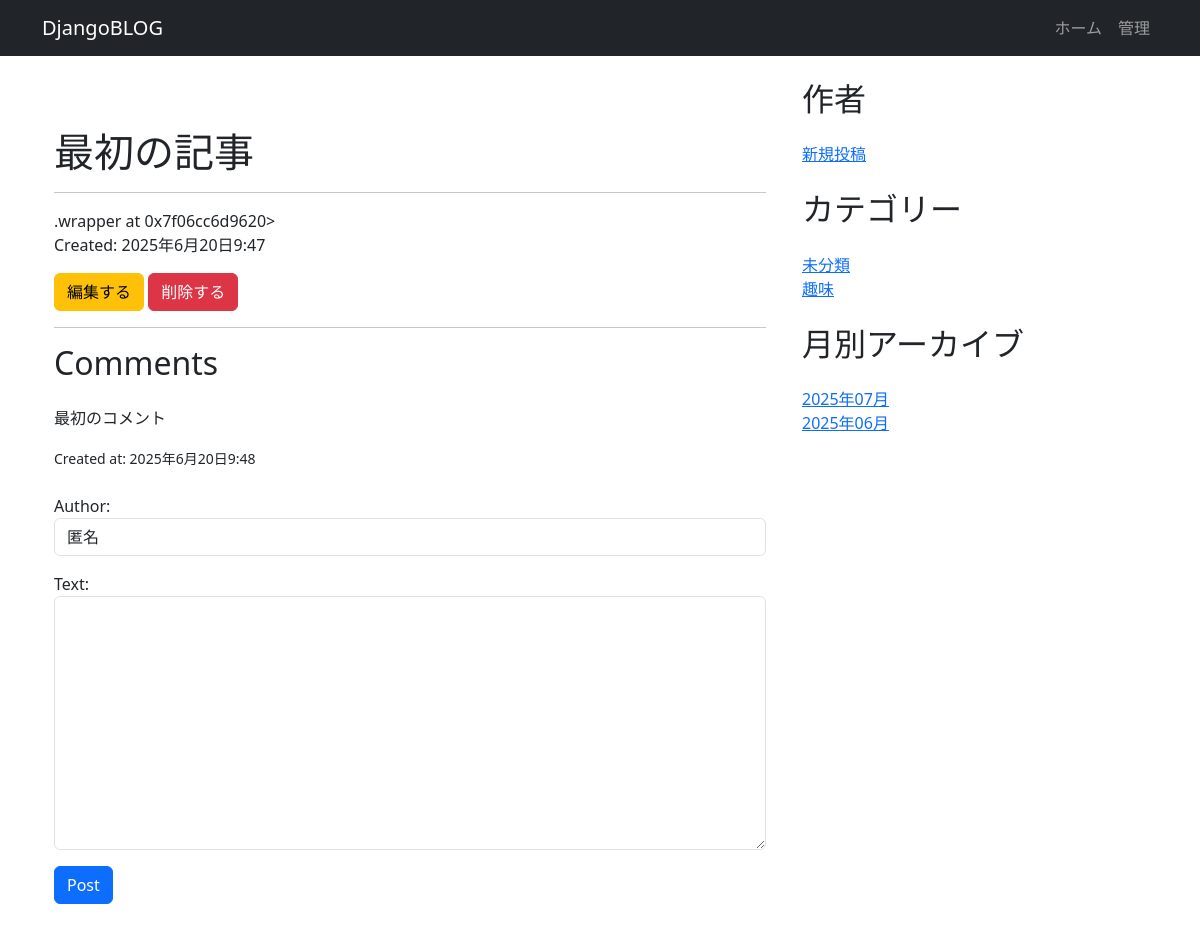
The app's page /post/1/ with its own data.
### app/models.py (models this page shows, shortened)
class Post(models.Model):
    title = models.CharField(max_length=255)
    content = MarkdownxField()
    created_at = models.DateTimeField(auto_now_add=True)
    updated_at = models.DateTimeField(auto_now=True)
    thumbnail = models.ImageField(upload_to='images/', null=True, blank=True) #追加
    categories = models.ForeignKey(Category, on_delete=models.SET_DEFAULT, related_name='posts', default=1)
    def get_text_markdownx(self):
        return mark_safe(markdownify(self.content))

class Comment(models.Model):
    post = models.ForeignKey(Post, on_delete=models.CASCADE, related_name='comments')
    author = models.CharField(max_length=50, blank=True, default='匿名')
    text = models.TextField()
    created_at = models.DateTimeField(auto_now_add=True)
    approved_comment = models.BooleanField(default=False)

class Category(models.Model):
    name = models.CharField(max_length=255)
    slug = models.SlugField(unique=True, max_length=255, null=True, blank=True)
    description = models.TextField(null=True, blank=True)
    created_at = models.DateTimeField(auto_now_add=True)
    updated_at = models.DateTimeField(auto_now=True)
    def __str__(self):
        return self.name

### app/views.py (the view, shortened to what this page needs)
# urls.py: path('post/<int:pk>/', PostDetail.as_view(), name='post_detail'),
class PostDetail(DetailView):
    model = Post
    def get_context_data(self, **kwargs):
        context = super().get_context_data(**kwargs)
        comments = self.object.comments.all()
        form = CommentForm()
        context.update({
            'comments': comments,
            'form': form,
        })
        context.update(get_common_data())
        return context

### app/forms.py
class CommentForm(forms.ModelForm):
    class Meta:
        model = Comment
        fields = ('author', 'text',)
        widgets = {
            'text': forms.Textarea(attrs={'class': 'form-control'}),
            'author': forms.TextInput(attrs={'class': 'form-control'}),
        }

### app/views.py (called while the page is built)
def get_common_data():
    category_list = Category.objects.all()
    post_month_list = Post.objects.dates('created_at', 'month', order='DESC')
    return {'category_list': category_list, 'post_month_list': post_month_list}

### app/templates/app/post_detail.html (shortened to what this page needs)
{% extends 'blog_base.html' %}
{% block content %}
  <div class="container my-5">
    <div class="row">
      <div class="col-md-12">
        <h1>{{ post.title }}</h1>
        <hr>
        <div class="markdownx">
            {{ post.get_text_markdownx | safe }}
            <p>Created: {{ post.created_at }}</p>
        </div>
        <a class="btn btn-warning mr-2" href="{% url 'post_edit' post.id %}">
          編集する
        </a>
        <a class="btn btn-danger" href="{% url 'post_delete' post.id %}">
          削除する
        </a>
        <hr>
        <h2>Comments</h2>
        <ul class="list-unstyled">
          {% for comment in comments %}
            <li class="media my-4">
              <div class="media-body">
                <p>{% if comment.approved_comment %}
                  {{ comment.text }}
                  {% else %}
                  管理人の承認待ちです
                  {% endif %}</p>
                <small>Created at: {{ comment.created_at }}</small>
              </div>
            </li>
          {% empty %}
            <li>No comments yet</li>
          {% endfor %}
        </ul>
        <form method="post">
          {{ form.as_p }}
          <button type="submit" class="btn btn-primary">Post</button>
        </form>
      </div>
    </div>
  </div>
{% endblock %}

### app/templates/blog_base.html (shortened to what this page needs)
{% load static %}
<!DOCTYPE html>
<html>
<head>
  <link href="https://cdn.jsdelivr.net/npm/bootstrap@5.3.0/dist/css/bootstrap.min.css" rel="stylesheet">
  <link rel="stylesheet" href="{% static 'css/blog.css' %}">
</head>
<body>
  <nav class="navbar navbar-expand-lg navbar-dark bg-dark">
    <div class="container">
    <a class="navbar-brand" href="{% url 'post_list' %}">DjangoBLOG</a>
    <ul class="navbar-nav">
      <li class="nav-item"><a class="nav-link" href="/">ホーム</a></li>
                    <li class="nav-item">
                        <a class="nav-link" href="/admin">管理</a>
                    </li>
    </ul>
    </div>
  </nav>
  <main class="container mb-4">
    <div class="row">
      <div class="col-md-8 mt-4">
        {% block content %}
        {% endblock %}
      </div>
      <div class="col-md-4 mt-4">
        <h2 class="mb-4">作者</h2>
        <ul class="list-unstyled mb-4">
            <li><a href="{% url 'add_form' %}">新規投稿</a></li>
        </ul>
        <h2 class="mb-4">カテゴリー</h2>
        <ul class="list-unstyled mb-4">
            {% for category_name in category_list %}
                <li><a href="{% url 'post_list_by_category' slug=category_name.slug %}">{{ category_name }}</a></li>
            {% endfor %}
        </ul>
        <h2 class="mb-4">月別アーカイブ</h2>
        <ul class="list-unstyled mb-0">
            {% for post_month in post_month_list %}
                <li><a href="{% url 'post_list_by_month' year=post_month.year month=post_month.month %}">
                        {{ post_month|date:"Y年m月" }}
                    </a></li>
            {% endfor %}
        </ul>
      </div>
    </div>
  </main>
</body>
</html>

### app/static/css/blog.css (style rules this page uses)
label { display: block; }
input { width: 45%; padding: 5px; box-sizing: border-box; border: solid 1px; }
textarea { width: 45%; box-sizing: border-box; border: solid 1px; }

### records on screen
Post: title "最初の記事", get_text_markdownx ".wrapper at 0x7f06cc6d9620>", created_at "2025年6月20日9:47"
Comment: text "最初のコメント", created_at "2025年6月20日9:48"
Category: name "未分類"
Category: name "趣味"

### other values on screen
{{ post_month|date:"Y年m月" }} "2025年07月" "2025年06月"
